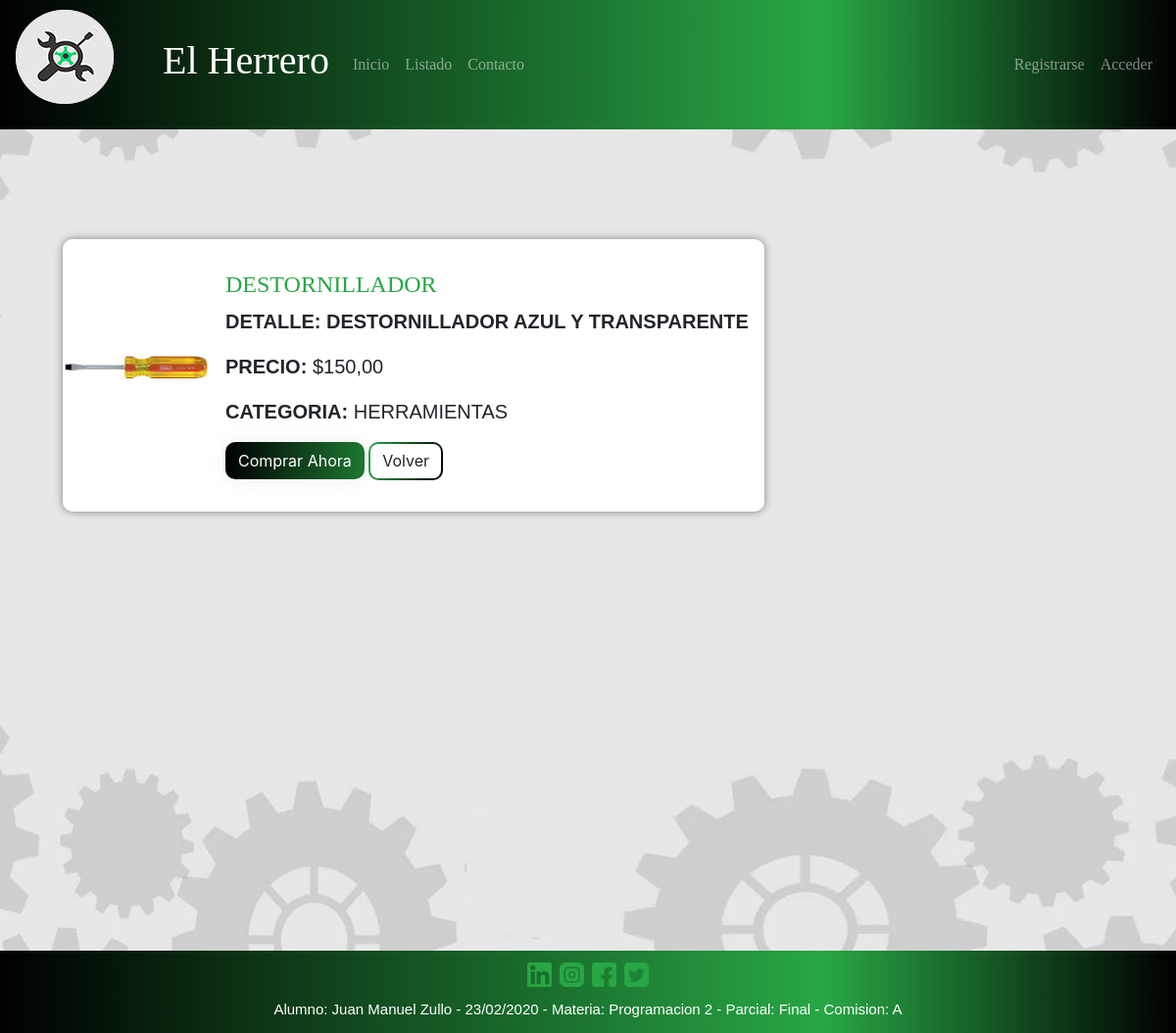
The page /sitio/index.php?s=Listado-Detalle&id=12 on the database its author committed.
### tables this page shows
CREATE TABLE `productos` (
  `id` int(11) NOT NULL,
  `nombre` varchar(500) NOT NULL,
  `detalle` varchar(500) NOT NULL,
  `precio` double NOT NULL,
  `idcategoria` int(11) NOT NULL,
  `foto` varchar(45) DEFAULT NULL,
  `es_oferta` tinyint(4) DEFAULT NULL,
  `es_visible` tinyint(4) NOT NULL DEFAULT 1
);

CREATE TABLE `categorias` (
  `id` int(11) NOT NULL,
  `descripcion` varchar(50) DEFAULT NULL
);

### sitio/funciones/productos.php (called while the page is built, shortened)
<?php
function getProductoById($db,$id) {
    $id = mysqli_real_escape_string($db, $id);
    $queryProductobyId = "SELECT I.id, C.descripcion AS categoria, I.nombre,
    I.detalle, I.precio, I.es_oferta, I.foto, I.es_visible, I.idcategoria FROM productos I
    INNER JOIN categorias C ON I.idcategoria = C.id WHERE I.id =  $id  ";
    $ProductoDetalle = mysqli_query($db, $queryProductobyId);
    if (!$ProductoDetalle or $ProductoDetalle == null) return array();
    else {
        $ProductoDetalle = mysqli_fetch_assoc($ProductoDetalle);
        if ($ProductoDetalle != null) {
            return $ProductoDetalle;
        }
        else {
            return array();
        }
    }
}

### sitio/funciones/autenticacion.php (called while the page is built, shortened)
<?php
function estaAutenticado() {
    return isset($_SESSION['id_usuario']);
}

### sitio/secciones/Listado-Detalle.php (the view, shortened to what this page needs)
<?php
require 'funciones/productos.php';
$id = (isset($_GET['id']) and is_numeric($_GET['id']) and $_GET['id'] > 0) ? (int)$_GET['id'] : 0;
$producto = getProductoById($db,$id);
?>
<section id="listado-detalle">
    <div class="conteiner">
        <div class="tarjeta-detalle">
            <div class="left-column">
                <img src="img/<?=$producto['foto'];?>" alt="<?=$producto['nombre'];?>">
            </div>
            <div class="right-column">
                <div class="producto-nombre">
                    <h1><?=$producto['nombre'];?></h1>
                    <p><B>DETALLE: </B><?=$producto['detalle'];?></p>
                </div>
                    <div>
                        <p><B>PRECIO: </B>$<?=number_format($producto['precio'],2,",",".");?></p>
                        <p><B>CATEGORIA: </B><?=$producto['categoria'];?></p>
                        <?php
                        if (estaAutenticado()) {
                            ?>
                            <form name="compra<?= $producto['id'];?>" action="acciones/carrito-agregar.php" method="POST">
                                <input type="hidden" name="product_id" value="<?= $producto['id'];?>">
                                <div class="form-group">
                                    <input class="agregar form-control col-xs-2" type="number" value="1" min="1" max="10000">
                                </div>
                                <button type="submit"  class="btn btn-grad">Comprar Ahora</button>
                            </form>
                            <?php
                        }
                        else {
                            ?>
                            <button type="button" onclick="location.href='index.php?s=Login';" class="btn btn-grad">Comprar Ahora</button>
                            <button type="button" onclick="location.href='index.php?s=Productos';" class="btn btn-volver">Volver</button>
                            <?php
                        }
                        ?>
                </div>
            </div>
        </div>
    </div>
</section>

### sitio/css/estilos.css (style rules this page uses)
* { margin: 0; padding: 0; box-sizing: border-box; }
body { background: url(../img/fondo.jpg); background-repeat: no-repeat; background-size: 100% 100%; }
h1,h2 { font-family: Verdana; color: #28a745; }
p { font-family: Arial; text-align: justify; font-size:20px; }
img { width: 150px; height: 150px; }
.btn-grad { background: linear-gradient(to right, #000000 0%, #28a745 70%, #000000 100%) }
.btn-grad { ; padding: 6px 12px; text-align: center; transition: 0.5s; background-size: 200% auto; color: white; box-shadow: 0 0 20px #eee; border-radius: 10px; display: inline-block; }
.btn-volver { border-radius: 10px; border: solid 2px transparent; padding: 5.7px 12px; color: $color-black; background-image: linear-gradient(rgba(0, 0, 0, 0), rgba(0, 0, 0, 0)), linear-gradient(101deg, #28a745, #000000); background-origin: border-box; background-clip: content-box, border-box; box-shadow: 2px 1000px 1px #fff inset; }
#listado-detalle { padding-top: 5em; position: relative; }
#listado-detalle::after { content: ""; width: 70%; display: flex; margin: 4em auto; }
#listado-detalle p { text-align: left; }
.tarjeta-detalle { display: flex; background: white; box-shadow: 0 0 8px grey; border-radius: 10px; }
.tarjeta-detalle .left-column { position: relative; display: flex; justify-content: center; align-items: center; }
.tarjeta-detalle .left-column img { with:20px; }
.tarjeta-detalle .right-column { position: center; overflow: hidden; padding: 2rem 1rem ; display: flex; flex-direction: column; }
.tarjeta-detalle .right-column .producto-nombre { text-transform: uppercase; font-weight: bold; }
.tarjeta-detalle .right-column .producto-nombre h1 { font-size: 2vw; }
main section { margin-bottom: 4em; }

### rows shown on the page
productos: foto (picture), nombre "DESTORNILLADOR", detalle "DESTORNILLADOR AZUL Y TRANSPARENTE", precio "150,00", idcategoria.descripcion "HERRAMIENTAS"
